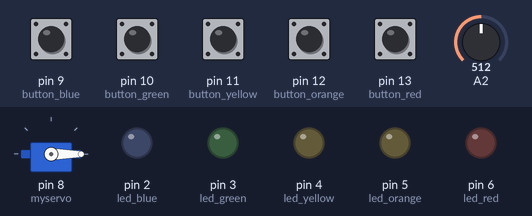
A sketch run on a simulated Arduino Uno, built with avr-gcc and run on an emulated ATmega328P. Shown: servo, output pins drawn as LEDs (lit = HIGH). Dashed ring = blinking. The inputs (shaded band) are chosen by the test bench; at power-on: pin 9 (button_blue), pin 10 (button_green), pin 11 (button_yellow), pin 12 (button_orange), pin 13 (button_red) HIGH, A2 = 512. Random numbers use the default seed unless the sketch sets one.

Above: at 2.3 s.
2.4 s: A2 set to 716
11.9 s: pin 11 (button_yellow) pulled LOW for 0.3 s
At 12.3 s:
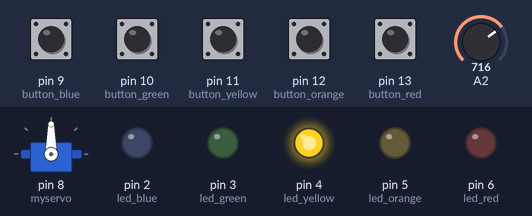
16.2 s: pin 9 (button_blue) pulled LOW for 0.3 s
At 19.4 s:
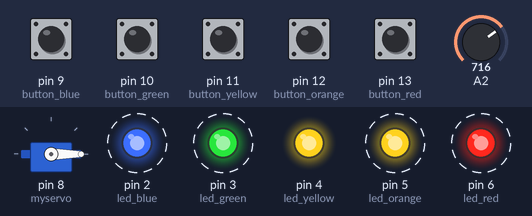
21.0 s: A2 set to 900
At 23.9 s:
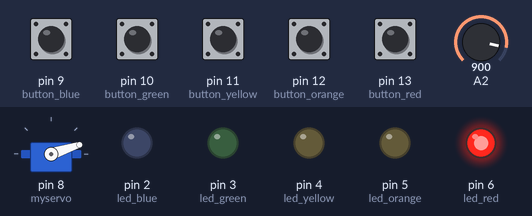
25.5 s: pin 9 (button_blue) pulled LOW for 1 s
At 28.7 s:
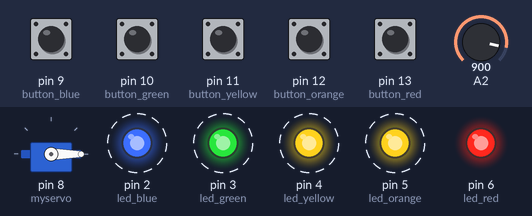
30.3 s: A2 set to 1023
At 33.2 s:
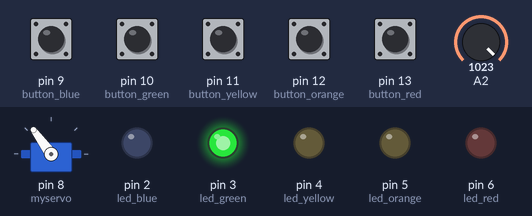
Timing chart, 0 to 34.8 s (numbered marks = the images above; inputs shaded):
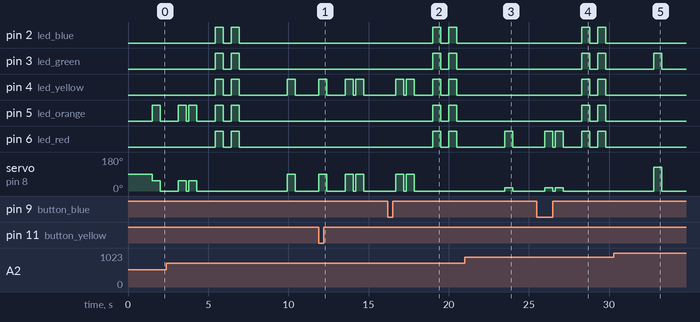

The sketch:

proyectoI.ino
```cpp
/*
  This proyect is about doing the game Simon, but with 5 colours in order to 4,
  and using a servomotor for see the colour that must be pressed next.

  Created by Noan Cantabrana, Josep Aymerich.

*/


#include <Servo.h>

// create servo object to control a servo
Servo myservo;


// Declare the pins for output LED
const int led_blue = 2;
const int led_green = 3;
const int led_yellow = 4;
const int led_orange = 5;
const int led_red = 6;

// Declare the pins for output Buttons
const int button_blue = 9;
const int button_green = 10;
const int button_yellow = 11;
const int button_orange = 12;
const int button_red = 13;

// Declare some variables
long sequence[25];             // Array that includes the sequence
int counter = 0;               // Counter
long input = 5;                // Indicator for pushed button
int max_points = 25;           // Max points where the game Ends


void setup() {

  myservo.attach(8);           // attaches the servo on pin 8 to the servo object

  // Set up the pins for LEDs as outputs
  pinMode(led_blue, OUTPUT);
  pinMode(led_green, OUTPUT);
  pinMode(led_yellow, OUTPUT);
  pinMode(led_orange, OUTPUT);
  pinMode(led_red, OUTPUT);

  // Set up the pins for buttons as inputs
  pinMode(button_blue, INPUT);
  pinMode(button_green, INPUT);
  pinMode(button_yellow, INPUT);
  pinMode(button_orange, INPUT);
  pinMode(button_red, INPUT);

  // Initialize the internal PullUp resistances for the buttons
  digitalWrite(button_blue, HIGH);
  digitalWrite(button_green, HIGH);
  digitalWrite(button_yellow, HIGH);
  digitalWrite(button_orange, HIGH);
  digitalWrite(button_red, HIGH);
}


void loop() {
  show_sequence();             // Plays sequence
  read_sequence();             // Reads sequence
  delay(1000);                 // Waits a second
}


// Function for, in case of error, show what button should have been pressed
void show_correct_button (long led) {
  switch (led) {
    case 0:
      digitalWrite(led_red, HIGH);
      myservo.write (18);
      delay (500);
      myservo.write (0);
      digitalWrite(led_red, LOW);
      break;

    case 1:
      digitalWrite(led_green, HIGH);
      myservo.write (126);
      delay (500);
      myservo.write (0);
      digitalWrite(led_green, LOW);
      break;

    case 2:
      digitalWrite(led_yellow, HIGH);
      myservo.write (90);
      delay (500);
      myservo.write (0);
      digitalWrite(led_yellow, LOW);
      break;

    case 3:
      digitalWrite(led_blue, HIGH);
      myservo.write (162);
      delay (500);
      myservo.write (0);
      digitalWrite(led_blue, LOW);
      break;

    case 4:
      digitalWrite(led_orange, HIGH);
      myservo.write (54);
      delay (500);
      myservo.write (0);
      digitalWrite(led_orange, LOW);
      break;
  } delay (150);
}


// Function for congratulate when you win
void congratulation () {
  digitalWrite(led_red, HIGH);
  digitalWrite(led_green, HIGH);
  digitalWrite(led_yellow, HIGH);
  digitalWrite(led_blue, HIGH);
  digitalWrite(led_orange, HIGH);

  delay(500);
  digitalWrite(led_red, LOW);
  digitalWrite(led_green, LOW);
  digitalWrite(led_yellow, LOW);
  digitalWrite(led_blue, LOW);
  digitalWrite(led_orange, LOW);

  delay(500);
  digitalWrite(led_red, HIGH);
  digitalWrite(led_green, HIGH);
  digitalWrite(led_yellow, HIGH);
  digitalWrite(led_blue, HIGH);
  digitalWrite(led_orange, HIGH);

  delay(500);
  digitalWrite(led_red, LOW);
  digitalWrite(led_green, LOW);
  digitalWrite(led_yellow, LOW);
  digitalWrite(led_blue, LOW);
  digitalWrite(led_orange, LOW);
  resetcounter();
}


// Reset counters
void resetcounter() {
  counter = 0;
  delay(500);
}


// Function for create and reproduce patrons
void show_sequence() {

  // Function for make a pseudo-random sequence
  randomSeed(analogRead(10));

  sequence[counter] = random(5);
  for (int i = 0; i < counter; i++) {
    show_correct_button (sequence[i]);
  }
  delay (500 - (counter * 15));
  counter++;
}


// Function for read what buttons is pushing the player
void read_sequence() {
  for (int i = 1; i < counter; i++) {
    while (input == 6) {
      if (digitalRead(button_red) == LOW) {
        input = 0;
      } if (digitalRead(button_green) == LOW) {
        input = 1;
      } if (digitalRead(button_yellow) == LOW) {
        input = 2;
      } if (digitalRead(button_blue) == LOW) {
        input = 3;
      } if (digitalRead(button_orange) == LOW) {
        input = 4;
      }
    } if (sequence[i - 1] == input) {
      show_correct_button (input);
      if (i == max_points) {
        congratulation();
      }
    } else {
      delay(500);
      show_correct_button(sequence[i - 1]);
      show_correct_button(sequence[i - 1]);
      delay(1000);
      congratulation();
    }
    input = 6;
  }
}
```

Measured:
- after the input at 11.9 s, pin 4 (led_yellow): goes HIGH 0.50 s, LOW 1.2 s, HIGH 0.50 s, LOW 0.15 s, HIGH 0.50 s, then LOW, starting at once; servo on pin 8 (myservo): goes 90° 0.50 s, 0° 1.2 s, 90° 0.50 s, 0° 0.15 s, 90° 0.50 s, then 0°, starting at once
- after the input at 16.2 s, pin 2 (led_blue), pin 3 (led_green): alternates HIGH for 0.50 s and LOW for 0.50 s, starting after 2.8 s
- after the input at 21.0 s, pin 6 (led_red): LOW → HIGH after 2.5 s, → LOW 0.50 s later
- after the input at 25.5 s, pin 2 (led_blue), pin 3 (led_green): alternates HIGH for 0.50 s and LOW for 0.50 s, starting after 2.8 s
- after the input at 30.3 s, pin 3 (led_green): LOW → HIGH after 2.5 s, → LOW 0.50 s later
